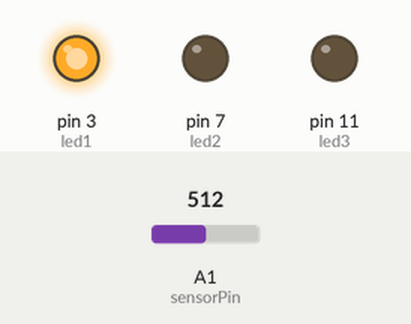
Simulated run of this sketch. Board: Arduino Uno, built with avr-gcc and run on an emulated ATmega328P. Parts: output pins drawn as LEDs (lit = HIGH). The test bench sets the inputs (shaded band); at power-on: A1 (sensorPin) = 512. What the sketch prints to the serial monitor is not drawn.

Above: at 0.1 s.
At 1.1 s:
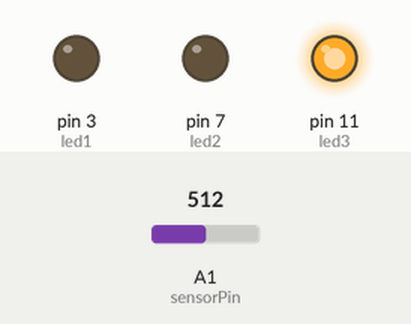
Timing chart, 0 to 2.6 s (numbered marks = the images above):
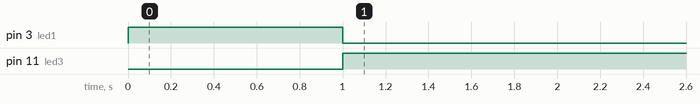

The sketch:

UTN-Clase-Arduino06_02.ino
```cpp
int sensorPin = A1;
float temperatura = 0;
int volt = 0;
int led1 = 3;
int led2 = 7;
int led3 = 11;
int readValue = 0;
int lastValue = 1;

void setup()
{
  Serial.begin (9600);
  pinMode(led1, OUTPUT);
  pinMode(led2, OUTPUT);
  pinMode(led3, OUTPUT);
  //analogReference (INTERNAL);
  }

void loop()
{
  //Lectura digital
  readValue = analogRead(sensorPin);
  if (temperatura < 20){
  digitalWrite(led1, HIGH);
  digitalWrite(led2, LOW);
  digitalWrite(led3, LOW);

  } else if (temperatura >= 20 && temperatura <= 30){
    digitalWrite(led1, LOW);
    digitalWrite(led2, HIGH);
    digitalWrite(led3, LOW);


  } else {(temperatura >30);
    digitalWrite(led1, LOW);
    digitalWrite(led2, LOW);
    digitalWrite(led3, HIGH);
  }


  //Lectura Analoga
  readValue = analogRead(sensorPin);
  if (lastValue != readValue) {
    Serial.print("readValue: ");
    Serial.print(readValue);
    lastValue = readValue;
    volt = 5.0 / 1024 * readValue;
    Serial.print(" -> voltsValue: ");
    Serial.print(volt);
    temperatura = volt * 100 -50;
    Serial.print(" -> tempValue: ");
    Serial.println(temperatura);
    delay(1000);
  }
}
```

Measured:
- by itself, pin 3 (led1): LOW → HIGH at 0.00 s, → LOW 1.0 s later
- by itself, pin 11 (led3): LOW → HIGH at 1.0 s
